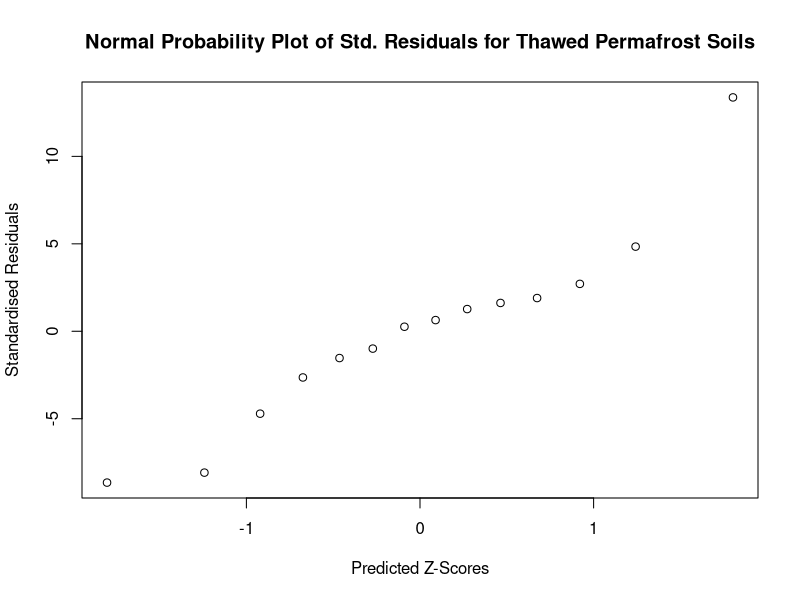
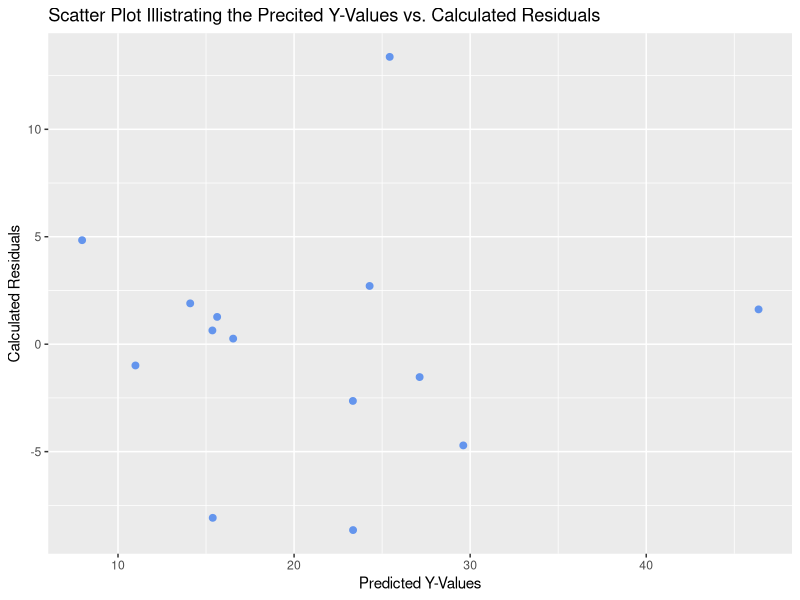
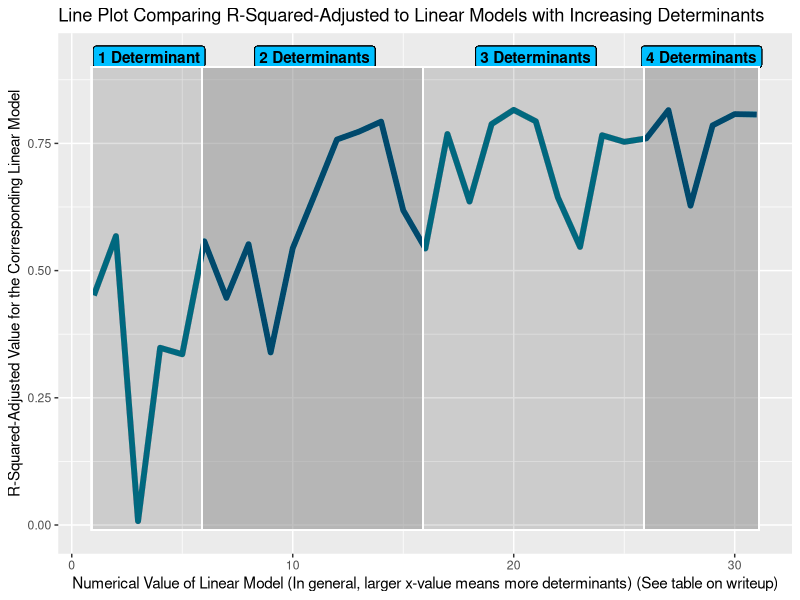
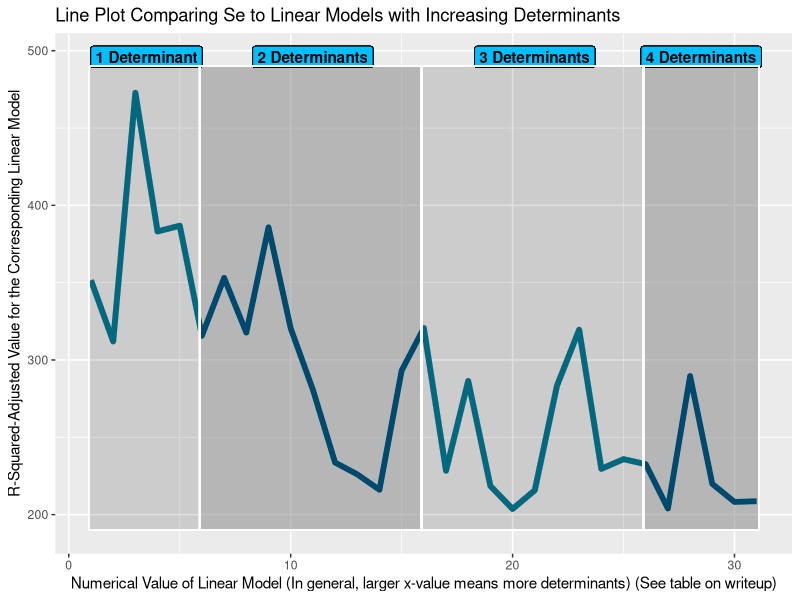
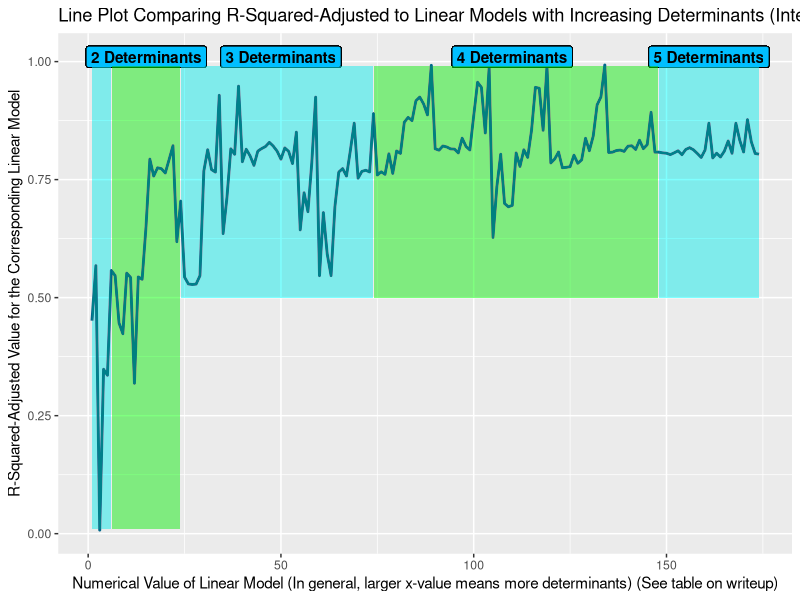
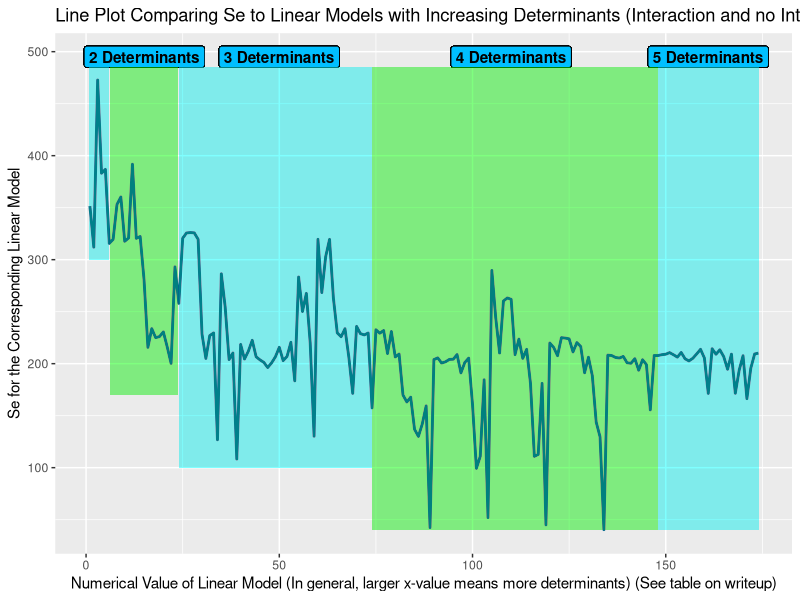
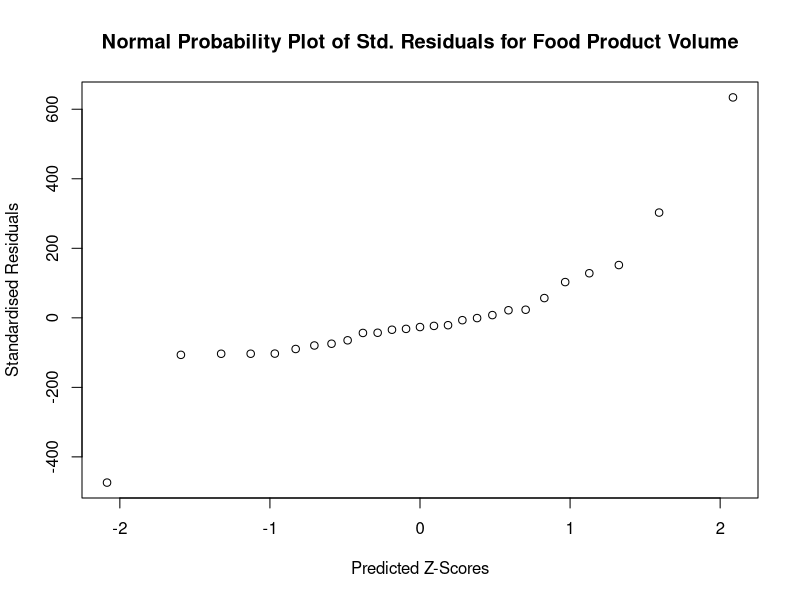
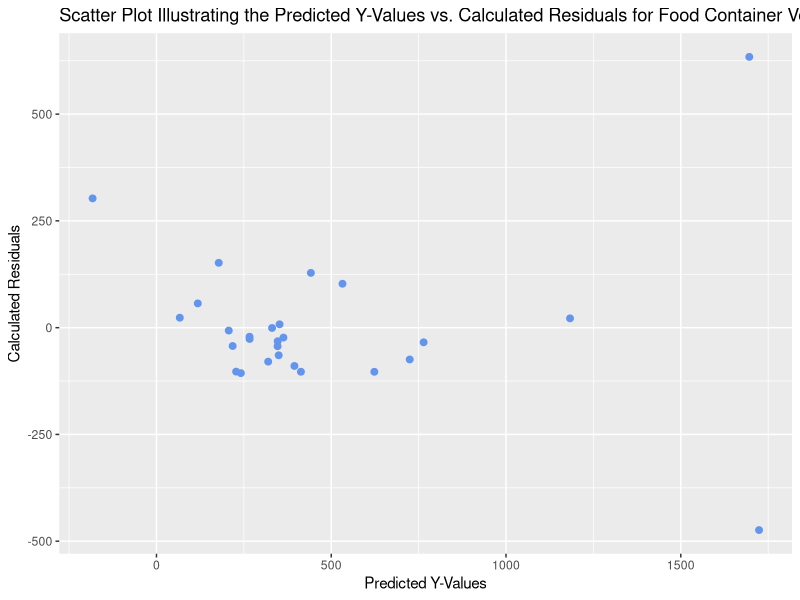

These charts were generated, in order, by the following R code:
library(ggplot2)
# --- Question 1 ---
# Setting up Data (Question 1)
mydata = data.frame(
  y=c(14.7,48,25.6,10,16,16.8,20.7,38.8,16.9, 27, 16, 24.9, 7.3, 12.8),
  x1=c(8.9,36.6,36.8, 6.1, 6.9, 6.9, 7.3, 8.4, 6.5, 8, 4.5, 9.9, 2.9, 2),
  x2=c(31.5,27,25.9,39.1, 39.2, 38.3, 33.9, 33.8, 27.9, 33.1, 26.3, 27.8, 34.6, 36.4),
  haty=c(23.35,46.38,27.13,10.99,14.1,16.54,23.34,25.43,15.63,24.29,15.36,29.61,15.38,7.96),
  resids=c(-8.65,1.62,-1.53,-.99, 1.9, .26, -2.64,13.37, 1.27, 2.71, 0.64, -4.71, -8.08, 4.84))
  
# Calculating SSResid
SSResid = sum((mydata$y - mydata$haty)^2)
print(SSResid)

# Calculating SSTot 
ybar = mean(mydata$y)
SSTot = sum((mydata$y - ybar)^2)
print(SSTot)

# Checks for F-Test
# Normal Probability Plot
qqnorm(mydata$resids, main= "Normal Probability Plot of Std. Residuals for Thawed Permafrost Soils", 
       xlab = "Predicted Z-Scores", ylab = "Standardised Residuals")


# Residual plot, 'E' Check
ggplot(mydata, aes(y=mydata$resids, x=mydata$haty)) +
  geom_point(size = 2, color = "cornflowerblue", ) +
  labs(title = "Scatter Plot Illistrating the Precited Y-Values vs. Calculated Residuals", 
       x = "Predicted Y-Values",
       y = "Calculated Residuals")

# --- Question 2 --- 
# Setting Up Data (Question 2)
mydata = data.frame(
  volume=c(125,135,175,285,330,90,120,520,330,570,340,175,240,240,360,310,635,1250,650,303,315,305,245,200,1205,2330,730),
  height=c(7.7,6.2,8.5,10.4,8,8.7,10.2,10.5,3.4,6.9,10.9,9.7,10.1,13,13,11,8.7,17.1,16.5,16.5,9.7,17.8,14,13.6,27.9,19.5,13.8),
  minwidth=c(1.8,2.7,2,2.6,3.15,1.8,1.5,3.8,5,4.75,2.8,2.1,2.2,2.6,2.6,2.9,5.1,10.2,3.5,1.2,1.7,1.75,1.7,1.2,1.2,7.5,4.25),
  maxwidth=c(2.5,2.9,2.15,2.9,3.2,2,1.6,4.8,5.8,5.9,2.9,2.45,2.6,2.6,2.7,3.1,5.1,10.2,3.5,2.7,3,2.7,2.5,2.4,4.4,7.5,4.25),
  elongation=c(1.5,1.07,1.98,1.79,1.25,2.17,3.19,1.09,0.29,0.59,1.88,1.98,1.94,2.5,2.41,1.77,.85,.84,2.36,3.06,1.62,3.3,2.8,2.83,3.17,1.3,1.62),
  material=c(0,0,0,0,1,0,0,1,1,1,2,1,0,0,0,0,3,3,0,0,0,0,0,0,1,2,2))

# Predicting volume from minimum width, maxiumum width, material, height, and elongation score
# This is gonna be a bunch of code, buckle in
# 1-Variable Base Models (5C1 = 5)
lm1 = summary(lm(mydata$volume ~ mydata$minwidth))
lm2 = summary(lm(mydata$volume ~ mydata$maxwidth))
lm3 = summary(lm(mydata$volume ~ mydata$elongation))
lm4 = summary(lm(mydata$volume ~ mydata$material))
lm5 = summary(lm(mydata$volume ~ mydata$height))
# 2-Varaiable Base Models (5C2 = 10)
lm6 = summary(lm(mydata$volume ~ (mydata$minwidth + mydata$maxwidth)))
lm7 = summary(lm(mydata$volume ~ (mydata$minwidth + mydata$material)))
lm8 = summary(lm(mydata$volume ~ (mydata$maxwidth + mydata$material)))
lm9 = summary(lm(mydata$volume ~ (mydata$elongation + mydata$material)))
lm10 = summary(lm(mydata$volume ~ (mydata$elongation + mydata$minwidth)))
lm11 = summary(lm(mydata$volume ~ (mydata$elongation + mydata$maxwidth)))
lm12 = summary(lm(mydata$volume ~ (mydata$height + mydata$maxwidth)))
lm13 = summary(lm(mydata$volume ~ (mydata$height + mydata$minwidth)))
lm14 = summary(lm(mydata$volume ~ (mydata$height + mydata$elongation)))
lm15 = summary(lm(mydata$volume ~ (mydata$height + mydata$material)))
# 2-Variable Interaction Models (2C2 = 1)
lm6i  = summary(lm(mydata$volume ~ (mydata$minwidth * mydata$maxwidth)))
lm7i  = summary(lm(mydata$volume ~ (mydata$minwidth * mydata$material)))
lm8i  = summary(lm(mydata$volume ~ (mydata$maxwidth * mydata$material)))
lm9i  = summary(lm(mydata$volume ~ (mydata$elongation * mydata$material)))
lm10i = summary(lm(mydata$volume ~ (mydata$elongation * mydata$minwidth)))
lm11i = summary(lm(mydata$volume ~ (mydata$elongation * mydata$maxwidth)))
lm12i = summary(lm(mydata$volume ~ (mydata$height * mydata$maxwidth)))
lm13i = summary(lm(mydata$volume ~ (mydata$height * mydata$minwidth)))
lm14i = summary(lm(mydata$volume ~ (mydata$height * mydata$elongation)))
lm15i = summary(lm(mydata$volume ~ (mydata$height * mydata$material))) #24
# 3-Variable Base Models (5C3= 10)
lm16 = summary(lm(mydata$volume ~ (mydata$minwidth + mydata$maxwidth + mydata$material)))
lm17 = summary(lm(mydata$volume ~ (mydata$minwidth + mydata$maxwidth + mydata$height)))
lm18 = summary(lm(mydata$volume ~ (mydata$minwidth + mydata$maxwidth + mydata$elongation)))
lm19 = summary(lm(mydata$volume ~ (mydata$elongation + mydata$height + mydata$material)))
lm20 = summary(lm(mydata$volume ~ (mydata$elongation + mydata$height + mydata$minwidth)))
lm21 = summary(lm(mydata$volume ~ (mydata$elongation + mydata$height + mydata$maxwidth)))
lm22 = summary(lm(mydata$volume ~ (mydata$elongation + mydata$material + mydata$maxwidth)))
lm23 = summary(lm(mydata$volume ~ (mydata$elongation + mydata$material + mydata$minwidth)))
lm24 = summary(lm(mydata$volume ~ (mydata$material + mydata$height + mydata$minwidth)))
lm25 = summary(lm(mydata$volume ~ (mydata$material + mydata$height + mydata$maxwidth)))
# 3-Variable Interaction Models (3C2 = 3)
lm16i   = summary(lm(mydata$volume ~ (mydata$minwidth * mydata$maxwidth + mydata$material)))
lm16ii  = summary(lm(mydata$volume ~ (mydata$minwidth + mydata$maxwidth * mydata$material)))
lm16iii = summary(lm(mydata$volume ~ (mydata$minwidth * mydata$material + mydata$maxwidth)))
lm16iiii= summary(lm(mydata$volume ~ (mydata$minwidth * mydata$material * mydata$maxwidth)))

lm17i   = summary(lm(mydata$volume ~ (mydata$minwidth * mydata$maxwidth + mydata$height)))
lm17ii  = summary(lm(mydata$volume ~ (mydata$minwidth + mydata$maxwidth * mydata$height)))
lm17iii = summary(lm(mydata$volume ~ (mydata$minwidth * mydata$height + mydata$maxwidth)))
lm17iiii= summary(lm(mydata$volume ~ (mydata$minwidth * mydata$height * mydata$maxwidth)))

lm18i   = summary(lm(mydata$volume ~ (mydata$minwidth * mydata$maxwidth + mydata$elongation)))
lm18ii  = summary(lm(mydata$volume ~ (mydata$minwidth + mydata$maxwidth * mydata$elongation)))
lm18iii = summary(lm(mydata$volume ~ (mydata$minwidth * mydata$elongation + mydata$maxwidth )))
lm18iiii= summary(lm(mydata$volume ~ (mydata$minwidth * mydata$elongation * mydata$maxwidth )))

lm19i   = summary(lm(mydata$volume ~ (mydata$elongation * mydata$height + mydata$material)))
lm19ii  = summary(lm(mydata$volume ~ (mydata$elongation + mydata$height * mydata$material)))
lm19iii = summary(lm(mydata$volume ~ (mydata$elongation * mydata$material + mydata$height)))
lm19iiii= summary(lm(mydata$volume ~ (mydata$elongation * mydata$material * mydata$height)))

lm20i   = summary(lm(mydata$volume ~ (mydata$elongation * mydata$height + mydata$minwidth)))
lm20ii  = summary(lm(mydata$volume ~ (mydata$elongation + mydata$height * mydata$minwidth)))
lm20iii = summary(lm(mydata$volume ~ (mydata$elongation * mydata$minwidth + mydata$height)))
lm20iiii= summary(lm(mydata$volume ~ (mydata$elongation * mydata$material * mydata$height)))

lm21i   = summary(lm(mydata$volume ~ (mydata$elongation * mydata$height + mydata$maxwidth)))
lm21ii  = summary(lm(mydata$volume ~ (mydata$elongation + mydata$height * mydata$maxwidth)))
lm21iii = summary(lm(mydata$volume ~ (mydata$elongation * mydata$maxwidth + mydata$height)))
lm21iiii= summary(lm(mydata$volume ~ (mydata$elongation * mydata$maxwidth * mydata$height)))

lm22i   = summary(lm(mydata$volume ~ (mydata$elongation * mydata$material + mydata$maxwidth)))
lm22ii  = summary(lm(mydata$volume ~ (mydata$elongation + mydata$material * mydata$maxwidth)))
lm22iii = summary(lm(mydata$volume ~ (mydata$elongation * mydata$maxwidth + mydata$material)))
lm22iiii = summary(lm(mydata$volume ~ (mydata$elongation * mydata$maxwidth * mydata$material)))

lm23i   = summary(lm(mydata$volume ~ (mydata$elongation * mydata$material + mydata$minwidth)))
lm23ii  = summary(lm(mydata$volume ~ (mydata$elongation + mydata$material * mydata$minwidth)))
lm23iii = summary(lm(mydata$volume ~ (mydata$elongation * mydata$minwidth + mydata$material )))
lm23iiii = summary(lm(mydata$volume ~ (mydata$elongation * mydata$minwidth * mydata$material )))

lm24i   = summary(lm(mydata$volume ~ (mydata$material * mydata$height + mydata$minwidth)))
lm24ii  = summary(lm(mydata$volume ~ (mydata$material + mydata$height * mydata$minwidth)))
lm24iii = summary(lm(mydata$volume ~ (mydata$material * mydata$minwidth + mydata$height)))
lm24iiii = summary(lm(mydata$volume ~ (mydata$material * mydata$minwidth * mydata$height)))

lm25i   = summary(lm(mydata$volume ~ (mydata$material * mydata$height + mydata$maxwidth)))
lm25ii  = summary(lm(mydata$volume ~ (mydata$material + mydata$height * mydata$maxwidth)))
lm25iii = summary(lm(mydata$volume ~ (mydata$material * mydata$maxwidth+ mydata$height)))
lm25iiii = summary(lm(mydata$volume ~ (mydata$material * mydata$maxwidth * mydata$height)))

# 4-Variable Base Models (5C4= 5)
lm26 = summary(lm(mydata$volume ~ (mydata$material + mydata$height + mydata$minwidth + mydata$maxwidth)))
lm27 = summary(lm(mydata$volume ~ (mydata$elongation + mydata$height + mydata$minwidth + mydata$maxwidth)))
lm28 = summary(lm(mydata$volume ~ (mydata$material + mydata$elongation + mydata$minwidth + mydata$maxwidth)))
lm29 = summary(lm(mydata$volume ~ (mydata$material + mydata$height + mydata$elongation + mydata$maxwidth)))
lm30 = summary(lm(mydata$volume ~ (mydata$material + mydata$height + mydata$elongation + mydata$minwidth)))
# 4-Variable Interaction Models (4C2 = 6) (Probabbly the largest set of models)
# lm26
lm26i    = summary(lm(mydata$volume ~ (mydata$material * mydata$height + mydata$minwidth + mydata$maxwidth))) # 1
lm26ii   = summary(lm(mydata$volume ~ (mydata$material + mydata$height * mydata$minwidth + mydata$maxwidth))) # 1
lm26iii  = summary(lm(mydata$volume ~ (mydata$material + mydata$height + mydata$minwidth * mydata$maxwidth))) # 1 
lm26iiii = summary(lm(mydata$volume ~ (mydata$material + mydata$height * mydata$maxwidth + mydata$minwidth))) # 1
lm26v    = summary(lm(mydata$volume ~ (mydata$material * mydata$maxwidth + mydata$height + mydata$minwidth))) # 1
lm26vi   = summary(lm(mydata$volume ~ (mydata$material * mydata$minwidth + mydata$height + mydata$maxwidth))) # 1
lm26vii  = summary(lm(mydata$volume ~ (mydata$material * mydata$height + mydata$minwidth * mydata$maxwidth))) # 2
lm26viii = summary(lm(mydata$volume ~ (mydata$material * mydata$maxwidth + mydata$height * mydata$minwidth))) # 2
lm26ix   = summary(lm(mydata$volume ~ (mydata$material * mydata$minwidth + mydata$height * mydata$maxwidth))) # 2
lm26x    = summary(lm(mydata$volume ~ (mydata$material * mydata$height * mydata$minwidth + mydata$maxwidth))) # 3
lm26xi   = summary(lm(mydata$volume ~ (mydata$material + mydata$height * mydata$minwidth * mydata$maxwidth))) # 3
lm26xii  = summary(lm(mydata$volume ~ (mydata$material * mydata$height * mydata$maxwidth + mydata$minwidth))) # 3
lm26xiii = summary(lm(mydata$volume ~ (mydata$material * mydata$minwidth * mydata$maxwidth + mydata$height))) # 3
lm26xiiii = summary(lm(mydata$volume ~ (mydata$material * mydata$minwidth * mydata$maxwidth * mydata$height)))# 4


# lm27
lm27i    = summary(lm(mydata$volume ~ (mydata$elongation * mydata$height + mydata$minwidth + mydata$maxwidth))) # 1
lm27ii   = summary(lm(mydata$volume ~ (mydata$elongation + mydata$height * mydata$minwidth + mydata$maxwidth))) # 1
lm27iii  = summary(lm(mydata$volume ~ (mydata$elongation + mydata$height + mydata$minwidth * mydata$maxwidth))) # 1
lm27iiii = summary(lm(mydata$volume ~ (mydata$elongation * mydata$minwidth + mydata$maxwidth + mydata$height))) # 1
lm27v    = summary(lm(mydata$volume ~ (mydata$elongation + mydata$minwidth + mydata$maxwidth * mydata$height))) # 1
lm27vi   = summary(lm(mydata$volume ~ (mydata$elongation * mydata$maxwidth + mydata$height + mydata$minwidth))) # 1
lm27vii  = summary(lm(mydata$volume ~ (mydata$elongation * mydata$height + mydata$minwidth * mydata$maxwidth))) # 2
lm27viii = summary(lm(mydata$volume ~ (mydata$elongation * mydata$minwidth + mydata$maxwidth * mydata$height))) # 2
lm27ix   = summary(lm(mydata$volume ~ (mydata$elongation * mydata$maxwidth + mydata$height * mydata$minwidth))) # 2
lm27x    = summary(lm(mydata$volume ~ (mydata$elongation * mydata$height * mydata$minwidth + mydata$maxwidth))) # 3
lm27xi   = summary(lm(mydata$volume ~ (mydata$elongation + mydata$height * mydata$minwidth * mydata$maxwidth))) # 3
lm27xii  = summary(lm(mydata$volume ~ (mydata$elongation * mydata$minwidth * mydata$maxwidth + mydata$height))) # 3
lm27xiii = summary(lm(mydata$volume ~ (mydata$elongation * mydata$height * mydata$maxwidth + mydata$minwidth))) # 3
lm27xiiii= summary(lm(mydata$volume ~ (mydata$elongation * mydata$height * mydata$minwidth * mydata$maxwidth))) # 4
# lm28
lm28i    = summary(lm(mydata$volume ~ (mydata$material * mydata$elongation + mydata$minwidth + mydata$maxwidth))) # 1
lm28ii   = summary(lm(mydata$volume ~ (mydata$material + mydata$elongation * mydata$minwidth + mydata$maxwidth))) # 1
lm28iii  = summary(lm(mydata$volume ~ (mydata$material + mydata$elongation + mydata$minwidth * mydata$maxwidth))) # 1
lm28iiii = summary(lm(mydata$volume ~ (mydata$material * mydata$minwidth + mydata$maxwidth + mydata$elongation))) # 1
lm28v    = summary(lm(mydata$volume ~ (mydata$material * mydata$maxwidth + mydata$elongation + mydata$minwidth))) # 1
lm28vi   = summary(lm(mydata$volume ~ (mydata$material + mydata$minwidth + mydata$maxwidth * mydata$elongation))) # 1
lm28vii  = summary(lm(mydata$volume ~ (mydata$material * mydata$elongation + mydata$minwidth * mydata$maxwidth))) # 2
lm28viii = summary(lm(mydata$volume ~ (mydata$material * mydata$minwidth + mydata$maxwidth * mydata$elongation))) # 2
lm28ix   = summary(lm(mydata$volume ~ (mydata$material * mydata$maxwidth + mydata$elongation * mydata$minwidth))) # 2
lm28x    = summary(lm(mydata$volume ~ (mydata$material * mydata$elongation * mydata$minwidth + mydata$maxwidth))) # 3
lm28xi   = summary(lm(mydata$volume ~ (mydata$material + mydata$elongation * mydata$minwidth * mydata$maxwidth))) # 3
lm28xii  = summary(lm(mydata$volume ~ (mydata$material * mydata$elongation * mydata$maxwidth + mydata$minwidth))) # 3
lm28xiii = summary(lm(mydata$volume ~ (mydata$material * mydata$elongation * mydata$minwidth + mydata$maxwidth))) # 3
lm28xiiii= summary(lm(mydata$volume ~ (mydata$material * mydata$elongation * mydata$minwidth * mydata$maxwidth))) # 4
# lm29
lm29i    = summary(lm(mydata$volume ~ (mydata$material * mydata$height + mydata$elongation + mydata$maxwidth))) # 1
lm29ii   = summary(lm(mydata$volume ~ (mydata$material + mydata$height * mydata$elongation + mydata$maxwidth))) # 1
lm29iii  = summary(lm(mydata$volume ~ (mydata$material + mydata$height + mydata$elongation * mydata$maxwidth))) # 1
lm29iiii = summary(lm(mydata$volume ~ (mydata$material * mydata$elongation + mydata$maxwidth + mydata$height))) # 1
lm29v    = summary(lm(mydata$volume ~ (mydata$material * mydata$maxwidth + mydata$height + mydata$elongation))) # 1
lm29vi   = summary(lm(mydata$volume ~ (mydata$material + mydata$height * mydata$maxwidth + mydata$elongation))) # 1
lm29vii  = summary(lm(mydata$volume ~ (mydata$material * mydata$height + mydata$elongation * mydata$maxwidth))) # 2
lm29viii = summary(lm(mydata$volume ~ (mydata$material * mydata$elongation + mydata$maxwidth * mydata$height))) # 2
lm29ix   = summary(lm(mydata$volume ~ (mydata$height * mydata$elongation + mydata$maxwidth * mydata$material))) # 2
lm29x    = summary(lm(mydata$volume ~ (mydata$material * mydata$height * mydata$elongation + mydata$maxwidth))) # 3
lm29xi   = summary(lm(mydata$volume ~ (mydata$material + mydata$height * mydata$elongation * mydata$maxwidth))) # 3
lm29xii  = summary(lm(mydata$volume ~ (mydata$material * mydata$height * mydata$maxwidth + mydata$elongation))) # 3
lm29xiii = summary(lm(mydata$volume ~ (mydata$material * mydata$elongation * mydata$maxwidth + mydata$height))) # 3
lm29xiiii= summary(lm(mydata$volume ~ (mydata$material * mydata$height * mydata$elongation * mydata$maxwidth))) # 4
# lm30
lm30i    = summary(lm(mydata$volume ~ (mydata$material * mydata$height + mydata$elongation + mydata$minwidth))) # 1 
lm30ii   = summary(lm(mydata$volume ~ (mydata$material + mydata$height * mydata$elongation + mydata$minwidth))) # 1 
lm30iii  = summary(lm(mydata$volume ~ (mydata$material + mydata$height + mydata$elongation * mydata$minwidth))) # 1 
lm30iiii = summary(lm(mydata$volume ~ (mydata$material * mydata$elongation + mydata$minwidth + mydata$height))) # 1 
lm30v    = summary(lm(mydata$volume ~ (mydata$material * mydata$minwidth + mydata$elongation + mydata$height))) # 1 
lm30vi   = summary(lm(mydata$volume ~ (mydata$minwidth * mydata$height + mydata$elongation + mydata$material))) # 1 
lm30vii  = summary(lm(mydata$volume ~ (mydata$material * mydata$height + mydata$elongation * mydata$minwidth))) # 2 
lm30viii = summary(lm(mydata$volume ~ (mydata$material * mydata$minwidth + mydata$height * mydata$elongation))) # 2 
lm30ix   = summary(lm(mydata$volume ~ (mydata$material * mydata$elongation + mydata$minwidth * mydata$height))) # 2 
lm30x    = summary(lm(mydata$volume ~ (mydata$material * mydata$height * mydata$elongation + mydata$minwidth))) # 3 
lm30xi   = summary(lm(mydata$volume ~ (mydata$material + mydata$height * mydata$elongation * mydata$minwidth))) # 3 
lm30xii  = summary(lm(mydata$volume ~ (mydata$material * mydata$height + mydata$elongation + mydata$minwidth))) # 3 
lm30xiii = summary(lm(mydata$volume ~ (mydata$material * mydata$height + mydata$elongation + mydata$minwidth))) # 4 
# 5-Variable Base Models (5C5= 1)
lm31    = summary(lm(mydata$volume ~ (mydata$material + mydata$height + mydata$elongation + mydata$minwidth + mydata$maxwidth)))

# 5-Variable Interaction Models
lm31i     = summary(lm(mydata$volume ~ (mydata$material * mydata$height + mydata$elongation + mydata$minwidth + mydata$maxwidth))) # 1 
lm31ii    = summary(lm(mydata$volume ~ (mydata$material + mydata$height * mydata$elongation + mydata$minwidth + mydata$maxwidth))) # 1
lm31iii   = summary(lm(mydata$volume ~ (mydata$material + mydata$height + mydata$elongation * mydata$minwidth + mydata$maxwidth))) # 1 
lm31iv    = summary(lm(mydata$volume ~ (mydata$material + mydata$height + mydata$elongation + mydata$minwidth * mydata$maxwidth))) # 1 
lm31v     = summary(lm(mydata$volume ~ (mydata$material * mydata$elongation + mydata$minwidth + mydata$maxwidth + mydata$height))) # 1 
lm31vi    = summary(lm(mydata$volume ~ (mydata$material * mydata$minwidth + mydata$height + mydata$elongation + mydata$maxwidth))) # 1 
lm31vii   = summary(lm(mydata$volume ~ (mydata$material * mydata$maxwidth + mydata$height + mydata$elongation + mydata$minwidth))) # 1 
lm31viii  = summary(lm(mydata$volume ~ (mydata$height * mydata$minwidth + mydata$elongation + mydata$maxwidth + mydata$material))) # 1 
lm31ix    = summary(lm(mydata$volume ~ (mydata$height * mydata$maxwidth + mydata$minwidth + mydata$elongation + mydata$material))) # 1 
lm31x     = summary(lm(mydata$volume ~ (mydata$elongation * mydata$maxwidth + mydata$height + mydata$minwidth + mydata$material))) # 1 
lm31xi    = summary(lm(mydata$volume ~ (mydata$material * mydata$height + mydata$elongation * mydata$minwidth + mydata$maxwidth))) # 2
lm31xii   = summary(lm(mydata$volume ~ (mydata$material * mydata$height + mydata$elongation + mydata$minwidth * mydata$maxwidth))) # 2
lm31xiii  = summary(lm(mydata$volume ~ (mydata$material * mydata$height + mydata$elongation * mydata$maxwidth + mydata$minwidth))) # 2
lm31xiv   = summary(lm(mydata$volume ~ (mydata$material * mydata$elongation + mydata$height * mydata$minwidth + mydata$maxwidth))) # 2
lm31xv    = summary(lm(mydata$volume ~ (mydata$material * mydata$elongation + mydata$height * mydata$maxwidth + mydata$minwidth))) # 2
lm31xvi   = summary(lm(mydata$volume ~ (mydata$material * mydata$elongation + mydata$maxwidth * mydata$minwidth + mydata$height))) # 2
lm31xvii  = summary(lm(mydata$volume ~ (mydata$material * mydata$minwidth + mydata$elongation * mydata$height + mydata$maxwidth))) # 2
lm31xviii = summary(lm(mydata$volume ~ (mydata$material * mydata$minwidth + mydata$elongation * mydata$maxwidth + mydata$height))) # 2
lm31xix   = summary(lm(mydata$volume ~ (mydata$material * mydata$minwidth + mydata$height * mydata$maxwidth + mydata$elongation))) # 2
lm31xx    = summary(lm(mydata$volume ~ (mydata$material * mydata$maxwidth + mydata$elongation * mydata$height + mydata$minwidth))) # 2
lm31xxi   = summary(lm(mydata$volume ~ (mydata$material * mydata$maxwidth + mydata$elongation * mydata$minwidth + mydata$height))) # 2
lm31xxii  = summary(lm(mydata$volume ~ (mydata$material * mydata$maxwidth + mydata$minwidth * mydata$height + mydata$elongation))) # 2
lm31xxiii = summary(lm(mydata$volume ~ (mydata$height * mydata$elongation + mydata$maxwidth * mydata$minwidth + mydata$material))) # 2
lm31xxiv  = summary(lm(mydata$volume ~ (mydata$height * mydata$maxwidth + mydata$elongation + mydata$minwidth + mydata$material))) # 2
lm31xxv   = summary(lm(mydata$volume ~ (mydata$height * mydata$minwidth + mydata$maxwidth * mydata$elongation + mydata$material))) # 2

# ================================================ MODELS AND GRAPHS FOR ALL NON-INTERACTIVE TERM MODELS ======================================#
# Regurgitating Values
# r.squared

r2list = c(lm1[["r.squared"]],  lm2[["r.squared"]],  lm3[["r.squared"]],  lm4[["r.squared"]],  lm5[["r.squared"]],  lm6[["r.squared"]],  lm7[["r.squared"]],  lm8[["r.squared"]],  lm9[["r.squared"]],  lm10[["r.squared"]], 
              lm11[["r.squared"]], lm12[["r.squared"]], lm13[["r.squared"]], lm14[["r.squared"]], lm15[["r.squared"]], lm16[["r.squared"]], lm17[["r.squared"]], lm18[["r.squared"]], lm19[["r.squared"]], lm20[["r.squared"]],
              lm21[["r.squared"]], lm22[["r.squared"]], lm23[["r.squared"]], lm24[["r.squared"]], lm25[["r.squared"]], lm26[["r.squared"]], lm27[["r.squared"]], lm28[["r.squared"]], lm29[["r.squared"]], lm30[["r.squared"]], lm31[["r.squared"]])
r2list

# adj.r.squared
r2adjlist = c(lm1[["adj.r.squared"]],  lm2[["adj.r.squared"]],  lm3[["adj.r.squared"]],  lm4[["adj.r.squared"]],  lm5[["adj.r.squared"]],  lm6[["adj.r.squared"]],  lm7[["adj.r.squared"]],  lm8[["adj.r.squared"]],  lm9[["adj.r.squared"]],  lm10[["adj.r.squared"]], 
              lm11[["adj.r.squared"]], lm12[["adj.r.squared"]], lm13[["adj.r.squared"]], lm14[["adj.r.squared"]], lm15[["adj.r.squared"]], lm16[["adj.r.squared"]], lm17[["adj.r.squared"]], lm18[["adj.r.squared"]], lm19[["adj.r.squared"]], lm20[["adj.r.squared"]],
              lm21[["adj.r.squared"]], lm22[["adj.r.squared"]], lm23[["adj.r.squared"]], lm24[["adj.r.squared"]], lm25[["adj.r.squared"]], lm26[["adj.r.squared"]], lm27[["adj.r.squared"]], lm28[["adj.r.squared"]], lm29[["adj.r.squared"]], lm30[["adj.r.squared"]], lm31[["adj.r.squared"]])


r2adjlist

# S_e 
selist = c(lm1[["sigma"]],  lm2[["sigma"]],  lm3[["sigma"]],  lm4[["sigma"]],  lm5[["sigma"]],  lm6[["sigma"]],  lm7[["sigma"]],  lm8[["sigma"]],  lm9[["sigma"]],  lm10[["sigma"]], 
              lm11[["sigma"]], lm12[["sigma"]], lm13[["sigma"]], lm14[["sigma"]], lm15[["sigma"]], lm16[["sigma"]], lm17[["sigma"]], lm18[["sigma"]], lm19[["sigma"]], lm20[["sigma"]],
              lm21[["sigma"]], lm22[["sigma"]], lm23[["sigma"]], lm24[["sigma"]], lm25[["sigma"]], lm26[["sigma"]], lm27[["sigma"]], lm28[["sigma"]], lm29[["sigma"]], lm30[["sigma"]], lm31[["sigma"]])

selist

# Maybe some graphing?
graphingData = data.frame(lm=c(1,2,3,4,5,6,7,8,9,10,11,12,13,14,15,16,17,18,19,20,21,22,23,24,25,26,27,28,29,30,31),
                          se=selist, r2=r2list, r2adj=r2adjlist)

ggplot(graphingData, aes(x=graphingData$lm)) + 
  geom_line(aes(y=graphingData$r2adj), color="deepskyblue4", size=2) +
  #geom_line(aes(y=graphingData$r2), color="slateblue2") +
  labs(title = "Line Plot Comparing R-Squared-Adjusted to Linear Models with Increasing Determinants", 
       x = "Numerical Value of Linear Model (In general, larger x-value means more determinants) (See table on writeup)",
       y = "R-Squared-Adjusted Value for the Corresponding Linear Model") +
  geom_label(aes(label = "1 Determinant",x = 3.5, y = 0.92), fontface = "bold", fill="deepskyblue1") +
  geom_label(aes(label = "2 Determinants",x = 11, y = 0.92), fontface = "bold", fill="deepskyblue1") +
  geom_label(aes(label = "3 Determinants",x = 21, y = 0.92), fontface = "bold", fill="deepskyblue1") +
  geom_label(aes(label = "4 Determinants",x = 28.5, y = 0.92), fontface = "bold", fill="deepskyblue1") +
  geom_rect(aes(xmin=0.9, xmax=5.9, ymax=0.9, ymin=-0.01), alpha = 0.005, size = 0.5, color = "white") +
  geom_rect(aes(xmin=5.9, xmax=15.9, ymax=0.9, ymin=-0.01), alpha = 0.006, size = 0.5, color = "white") +
  geom_rect(aes(xmin=15.9, xmax=25.9, ymax=0.9, ymin=-0.01), alpha = 0.005, size = 0.5, color = "white") +
  geom_rect(aes(xmin=25.9, xmax=31.1, ymax=0.9, ymin=-0.01), alpha = 0.006, size = 0.5, color = "white") 
  
ggplot(graphingData, aes(x=graphingData$lm)) + 
  geom_line(aes(y=graphingData$se), color="deepskyblue4", size=2) +
  #geom_line(aes(y=graphingData$r2), color="slateblue2") +
  labs(title = "Line Plot Comparing Se to Linear Models with Increasing Determinants", 
       x = "Numerical Value of Linear Model (In general, larger x-value means more determinants) (See table on writeup)",
       y = "R-Squared-Adjusted Value for the Corresponding Linear Model") +
  geom_label(aes(label = "1 Determinant",x = 3.5, y = 496), fontface = "bold", fill="deepskyblue1") +
  geom_label(aes(label = "2 Determinants",x = 11, y = 496), fontface = "bold", fill="deepskyblue1") +
  geom_label(aes(label = "3 Determinants",x = 21, y = 496), fontface = "bold", fill="deepskyblue1") +
  geom_label(aes(label = "4 Determinants",x = 28.5, y = 496), fontface = "bold", fill="deepskyblue1") +
  geom_rect(aes(xmin=0.9, xmax=5.9, ymax=490, ymin=190), alpha = 0.005, size = 0.5, color = "white") +
  geom_rect(aes(xmin=5.9, xmax=15.9, ymax=490, ymin=190), alpha = 0.006, size = 0.5, color = "white") +
  geom_rect(aes(xmin=15.9, xmax=25.9, ymax=490, ymin=190), alpha = 0.005, size = 0.5, color = "white") +
  geom_rect(aes(xmin=25.9, xmax=31.1, ymax=490, ymin=190), alpha = 0.006, size = 0.5, color = "white") 

  
# ================================== MODELS AND GRAPHS FOR ALL INTERACTIVE AND NON-INTERACTIVE TERM MODELS ======================================#
# First, finding values
r2list = c(lm1[["r.squared"]],  lm2[["r.squared"]],  lm3[["r.squared"]],  lm4[["r.squared"]],  lm5[["r.squared"]],  lm6[["r.squared"]],  
           lm6i[["r.squared"]], lm7[["r.squared"]],  lm7i[["r.squared"]],  lm8[["r.squared"]],  lm8i[["r.squared"]], lm9i[["r.squared"]],  
           lm10[["r.squared"]], lm10i[["r.squared"]], lm11[["r.squared"]], lm11i[["r.squared"]], lm12[["r.squared"]], lm12i[["r.squared"]], 
           lm13[["r.squared"]], lm13i[["r.squared"]], lm14[["r.squared"]], lm14i[["r.squared"]], lm15[["r.squared"]], lm15i[["r.squared"]], 
           lm16[["r.squared"]], lm16i[["r.squared"]], lm16ii[["r.squared"]], lm16iii[["r.squared"]], lm16iiii[["r.squared"]], 
           lm17[["r.squared"]], lm17i[["r.squared"]], lm17ii[["r.squared"]], lm17iii[["r.squared"]], lm17iiii[["r.squared"]],
           lm18[["r.squared"]], lm18i[["r.squared"]], lm18ii[["r.squared"]], lm18iii[["r.squared"]], lm18iiii[["r.squared"]],
           lm19[["r.squared"]], lm19i[["r.squared"]], lm19ii[["r.squared"]], lm19iii[["r.squared"]], lm19iiii[["r.squared"]],
           lm20[["r.squared"]], lm20i[["r.squared"]], lm20ii[["r.squared"]], lm20iii[["r.squared"]], lm20iiii[["r.squared"]],
           lm21[["r.squared"]], lm21i[["r.squared"]], lm21ii[["r.squared"]], lm21iii[["r.squared"]], lm21iiii[["r.squared"]],
           lm22[["r.squared"]], lm22i[["r.squared"]], lm22ii[["r.squared"]], lm22iii[["r.squared"]], lm22iiii[["r.squared"]],
           lm23[["r.squared"]], lm23i[["r.squared"]], lm23ii[["r.squared"]], lm23iii[["r.squared"]], lm23iiii[["r.squared"]],
           lm24[["r.squared"]], lm24i[["r.squared"]], lm24ii[["r.squared"]], lm24iii[["r.squared"]], lm24iiii[["r.squared"]],  
           lm25[["r.squared"]], lm25i[["r.squared"]], lm25ii[["r.squared"]], lm25iii[["r.squared"]], lm25iiii[["r.squared"]], 
           lm26[["r.squared"]], lm26i[["r.squared"]], lm26ii[["r.squared"]], lm26iii[["r.squared"]], lm26iiii[["r.squared"]], 
           lm26v[["r.squared"]],lm26vi[["r.squared"]],lm26vii[["r.squared"]],lm26viii[["r.squared"]],lm26ix[["r.squared"]],   
           lm26x[["r.squared"]],lm26xi[["r.squared"]],lm26xii[["r.squared"]],lm26xiii[["r.squared"]],lm26xiiii[["r.squared"]],     
           lm27[["r.squared"]], lm27i[["r.squared"]], lm27ii[["r.squared"]], lm27iii[["r.squared"]], lm27iiii[["r.squared"]], 
           lm27v[["r.squared"]],lm27vi[["r.squared"]],lm27vii[["r.squared"]],lm27viii[["r.squared"]],lm27ix[["r.squared"]],   
           lm27x[["r.squared"]],lm27xi[["r.squared"]],lm27xii[["r.squared"]],lm27xiii[["r.squared"]],lm27xiiii[["r.squared"]],  
           lm28[["r.squared"]], lm28i[["r.squared"]], lm28ii[["r.squared"]], lm28iii[["r.squared"]], lm28iiii[["r.squared"]], 
           lm28v[["r.squared"]],lm28vi[["r.squared"]],lm28vii[["r.squared"]],lm28viii[["r.squared"]],lm28ix[["r.squared"]],   
           lm28x[["r.squared"]],lm28xi[["r.squared"]],lm28xii[["r.squared"]],lm28xiii[["r.squared"]],lm28xiiii[["r.squared"]],
           lm29[["r.squared"]], lm29i[["r.squared"]], lm29ii[["r.squared"]], lm29iii[["r.squared"]], lm29iiii[["r.squared"]], 
           lm29v[["r.squared"]],lm29vi[["r.squared"]],lm29vii[["r.squared"]],lm29viii[["r.squared"]],lm29ix[["r.squared"]],   
           lm29x[["r.squared"]],lm29xi[["r.squared"]],lm29xii[["r.squared"]],lm29xiii[["r.squared"]],lm29xiiii[["r.squared"]],  
           lm30[["r.squared"]], lm30i[["r.squared"]], lm30ii[["r.squared"]], lm30iii[["r.squared"]], lm30iiii[["r.squared"]], 
           lm30v[["r.squared"]],lm30vi[["r.squared"]],lm30vii[["r.squared"]],lm30viii[["r.squared"]],lm30ix[["r.squared"]],   
           lm30x[["r.squared"]],lm30xi[["r.squared"]],lm30xii[["r.squared"]],lm30xiii[["r.squared"]],
           lm31[["r.squared"]], lm31i[["r.squared"]], lm31ii[["r.squared"]], lm31iii[["r.squared"]], lm31iv[["r.squared"]], 
           lm31v[["r.squared"]],lm31vi[["r.squared"]],lm31vii[["r.squared"]],lm31viii[["r.squared"]],lm31ix[["r.squared"]],   
           lm31x[["r.squared"]],lm31xi[["r.squared"]],lm31xii[["r.squared"]],lm31xiii[["r.squared"]],lm31xiv[["r.squared"]], 
           lm31xv[["r.squared"]],lm31xvi[["r.squared"]],lm31xvii[["r.squared"]],lm31xviii[["r.squared"]],lm31xix[["r.squared"]],
           lm31xx[["r.squared"]],lm31xxi[["r.squared"]],lm31xxii[["r.squared"]],lm31xxiii[["r.squared"]], lm31xxiv[["r.squared"]],
           lm31xxv[["r.squared"]])
r2list

# adj.r.squared
r2adjlist = c(lm1[["adj.r.squared"]],  lm2[["adj.r.squared"]],  lm3[["adj.r.squared"]],  lm4[["adj.r.squared"]],  lm5[["adj.r.squared"]],  lm6[["adj.r.squared"]],  
              lm6i[["adj.r.squared"]], lm7[["adj.r.squared"]],  lm7i[["adj.r.squared"]],  lm8[["adj.r.squared"]],  lm8i[["adj.r.squared"]], lm9i[["adj.r.squared"]],  
              lm10[["adj.r.squared"]], lm10i[["adj.r.squared"]], lm11[["adj.r.squared"]], lm11i[["adj.r.squared"]], lm12[["adj.r.squared"]], lm12i[["adj.r.squared"]], 
              lm13[["adj.r.squared"]], lm13i[["adj.r.squared"]], lm14[["adj.r.squared"]], lm14i[["adj.r.squared"]], lm15[["adj.r.squared"]], lm15i[["adj.r.squared"]], 
              lm16[["adj.r.squared"]], lm16i[["adj.r.squared"]], lm16ii[["adj.r.squared"]], lm16iii[["adj.r.squared"]], lm16iiii[["adj.r.squared"]], 
              lm17[["adj.r.squared"]], lm17i[["adj.r.squared"]], lm17ii[["adj.r.squared"]], lm17iii[["adj.r.squared"]], lm17iiii[["adj.r.squared"]],
              lm18[["adj.r.squared"]], lm18i[["adj.r.squared"]], lm18ii[["adj.r.squared"]], lm18iii[["adj.r.squared"]], lm18iiii[["adj.r.squared"]],
              lm19[["adj.r.squared"]], lm19i[["adj.r.squared"]], lm19ii[["adj.r.squared"]], lm19iii[["adj.r.squared"]], lm19iiii[["adj.r.squared"]],
              lm20[["adj.r.squared"]], lm20i[["adj.r.squared"]], lm20ii[["adj.r.squared"]], lm20iii[["adj.r.squared"]], lm20iiii[["adj.r.squared"]],
              lm21[["adj.r.squared"]], lm21i[["adj.r.squared"]], lm21ii[["adj.r.squared"]], lm21iii[["adj.r.squared"]], lm21iiii[["adj.r.squared"]],
              lm22[["adj.r.squared"]], lm22i[["adj.r.squared"]], lm22ii[["adj.r.squared"]], lm22iii[["adj.r.squared"]], lm22iiii[["adj.r.squared"]],
              lm23[["adj.r.squared"]], lm23i[["adj.r.squared"]], lm23ii[["adj.r.squared"]], lm23iii[["adj.r.squared"]], lm23iiii[["adj.r.squared"]],
              lm24[["adj.r.squared"]], lm24i[["adj.r.squared"]], lm24ii[["adj.r.squared"]], lm24iii[["adj.r.squared"]], lm24iiii[["adj.r.squared"]],  
              lm25[["adj.r.squared"]], lm25i[["adj.r.squared"]], lm25ii[["adj.r.squared"]], lm25iii[["adj.r.squared"]], lm25iiii[["adj.r.squared"]], 
              lm26[["adj.r.squared"]], lm26i[["adj.r.squared"]], lm26ii[["adj.r.squared"]], lm26iii[["adj.r.squared"]], lm26iiii[["adj.r.squared"]], 
              lm26v[["adj.r.squared"]],lm26vi[["adj.r.squared"]],lm26vii[["adj.r.squared"]],lm26viii[["adj.r.squared"]],lm26ix[["adj.r.squared"]],   
              lm26x[["adj.r.squared"]],lm26xi[["adj.r.squared"]],lm26xii[["adj.r.squared"]],lm26xiii[["adj.r.squared"]],lm26xiiii[["adj.r.squared"]],     
              lm27[["adj.r.squared"]], lm27i[["adj.r.squared"]], lm27ii[["adj.r.squared"]], lm27iii[["adj.r.squared"]], lm27iiii[["adj.r.squared"]], 
              lm27v[["adj.r.squared"]],lm27vi[["adj.r.squared"]],lm27vii[["adj.r.squared"]],lm27viii[["adj.r.squared"]],lm27ix[["adj.r.squared"]],   
              lm27x[["adj.r.squared"]],lm27xi[["adj.r.squared"]],lm27xii[["adj.r.squared"]],lm27xiii[["adj.r.squared"]],lm27xiiii[["adj.r.squared"]],  
              lm28[["adj.r.squared"]], lm28i[["adj.r.squared"]], lm28ii[["adj.r.squared"]], lm28iii[["adj.r.squared"]], lm28iiii[["adj.r.squared"]], 
              lm28v[["adj.r.squared"]],lm28vi[["adj.r.squared"]],lm28vii[["adj.r.squared"]],lm28viii[["adj.r.squared"]],lm28ix[["adj.r.squared"]],   
              lm28x[["adj.r.squared"]],lm28xi[["adj.r.squared"]],lm28xii[["adj.r.squared"]],lm28xiii[["adj.r.squared"]],lm28xiiii[["adj.r.squared"]],
              lm29[["adj.r.squared"]], lm29i[["adj.r.squared"]], lm29ii[["adj.r.squared"]], lm29iii[["adj.r.squared"]], lm29iiii[["adj.r.squared"]], 
              lm29v[["adj.r.squared"]],lm29vi[["adj.r.squared"]],lm29vii[["adj.r.squared"]],lm29viii[["adj.r.squared"]],lm29ix[["adj.r.squared"]],   
              lm29x[["adj.r.squared"]],lm29xi[["adj.r.squared"]],lm29xii[["adj.r.squared"]],lm29xiii[["adj.r.squared"]],lm29xiiii[["adj.r.squared"]],  
              lm30[["adj.r.squared"]], lm30i[["adj.r.squared"]], lm30ii[["adj.r.squared"]], lm30iii[["adj.r.squared"]], lm30iiii[["adj.r.squared"]], 
              lm30v[["adj.r.squared"]],lm30vi[["adj.r.squared"]],lm30vii[["adj.r.squared"]],lm30viii[["adj.r.squared"]],lm30ix[["adj.r.squared"]],   
              lm30x[["adj.r.squared"]],lm30xi[["adj.r.squared"]],lm30xii[["adj.r.squared"]],lm30xiii[["adj.r.squared"]],
              lm31[["adj.r.squared"]], lm31i[["adj.r.squared"]], lm31ii[["adj.r.squared"]], lm31iii[["adj.r.squared"]], lm31iv[["adj.r.squared"]], 
              lm31v[["adj.r.squared"]],lm31vi[["adj.r.squared"]],lm31vii[["adj.r.squared"]],lm31viii[["adj.r.squared"]],lm31ix[["adj.r.squared"]],   
              lm31x[["adj.r.squared"]],lm31xi[["adj.r.squared"]],lm31xii[["adj.r.squared"]],lm31xiii[["adj.r.squared"]],lm31xiv[["adj.r.squared"]], 
              lm31xv[["adj.r.squared"]],lm31xvi[["adj.r.squared"]],lm31xvii[["adj.r.squared"]],lm31xviii[["adj.r.squared"]],lm31xix[["adj.r.squared"]],
              lm31xx[["adj.r.squared"]],lm31xxi[["adj.r.squared"]],lm31xxii[["adj.r.squared"]],lm31xxiii[["adj.r.squared"]], lm31xxiv[["adj.r.squared"]],
              lm31xxv[["adj.r.squared"]])
r2adjlist

# S_e 
selist = c(lm1[["sigma"]],  lm2[["sigma"]],  lm3[["sigma"]],  lm4[["sigma"]],  lm5[["sigma"]],  lm6[["sigma"]],  
           lm6i[["sigma"]], lm7[["sigma"]],  lm7i[["sigma"]],  lm8[["sigma"]],  lm8i[["sigma"]], lm9i[["sigma"]],  
           lm10[["sigma"]], lm10i[["sigma"]], lm11[["sigma"]], lm11i[["sigma"]], lm12[["sigma"]], lm12i[["sigma"]], 
           lm13[["sigma"]], lm13i[["sigma"]], lm14[["sigma"]], lm14i[["sigma"]], lm15[["sigma"]], lm15i[["sigma"]], 
           lm16[["sigma"]], lm16i[["sigma"]], lm16ii[["sigma"]], lm16iii[["sigma"]], lm16iiii[["sigma"]], 
           lm17[["sigma"]], lm17i[["sigma"]], lm17ii[["sigma"]], lm17iii[["sigma"]], lm17iiii[["sigma"]],
           lm18[["sigma"]], lm18i[["sigma"]], lm18ii[["sigma"]], lm18iii[["sigma"]], lm18iiii[["sigma"]],
           lm19[["sigma"]], lm19i[["sigma"]], lm19ii[["sigma"]], lm19iii[["sigma"]], lm19iiii[["sigma"]],
           lm20[["sigma"]], lm20i[["sigma"]], lm20ii[["sigma"]], lm20iii[["sigma"]], lm20iiii[["sigma"]],
           lm21[["sigma"]], lm21i[["sigma"]], lm21ii[["sigma"]], lm21iii[["sigma"]], lm21iiii[["sigma"]],
           lm22[["sigma"]], lm22i[["sigma"]], lm22ii[["sigma"]], lm22iii[["sigma"]], lm22iiii[["sigma"]],
           lm23[["sigma"]], lm23i[["sigma"]], lm23ii[["sigma"]], lm23iii[["sigma"]], lm23iiii[["sigma"]],
           lm24[["sigma"]], lm24i[["sigma"]], lm24ii[["sigma"]], lm24iii[["sigma"]], lm24iiii[["sigma"]],  
           lm25[["sigma"]], lm25i[["sigma"]], lm25ii[["sigma"]], lm25iii[["sigma"]], lm25iiii[["sigma"]], 
           lm26[["sigma"]], lm26i[["sigma"]], lm26ii[["sigma"]], lm26iii[["sigma"]], lm26iiii[["sigma"]], 
           lm26v[["sigma"]],lm26vi[["sigma"]],lm26vii[["sigma"]],lm26viii[["sigma"]],lm26ix[["sigma"]],   
           lm26x[["sigma"]],lm26xi[["sigma"]],lm26xii[["sigma"]],lm26xiii[["sigma"]],lm26xiiii[["sigma"]],     
           lm27[["sigma"]], lm27i[["sigma"]], lm27ii[["sigma"]], lm27iii[["sigma"]], lm27iiii[["sigma"]], 
           lm27v[["sigma"]],lm27vi[["sigma"]],lm27vii[["sigma"]],lm27viii[["sigma"]],lm27ix[["sigma"]],   
           lm27x[["sigma"]],lm27xi[["sigma"]],lm27xii[["sigma"]],lm27xiii[["sigma"]],lm27xiiii[["sigma"]],  
           lm28[["sigma"]], lm28i[["sigma"]], lm28ii[["sigma"]], lm28iii[["sigma"]], lm28iiii[["sigma"]], 
           lm28v[["sigma"]],lm28vi[["sigma"]],lm28vii[["sigma"]],lm28viii[["sigma"]],lm28ix[["sigma"]],   
           lm28x[["sigma"]],lm28xi[["sigma"]],lm28xii[["sigma"]],lm28xiii[["sigma"]],lm28xiiii[["sigma"]],
           lm29[["sigma"]], lm29i[["sigma"]], lm29ii[["sigma"]], lm29iii[["sigma"]], lm29iiii[["sigma"]], 
           lm29v[["sigma"]],lm29vi[["sigma"]],lm29vii[["sigma"]],lm29viii[["sigma"]],lm29ix[["sigma"]],   
           lm29x[["sigma"]],lm29xi[["sigma"]],lm29xii[["sigma"]],lm29xiii[["sigma"]],lm29xiiii[["sigma"]],  
           lm30[["sigma"]], lm30i[["sigma"]], lm30ii[["sigma"]], lm30iii[["sigma"]], lm30iiii[["sigma"]], 
           lm30v[["sigma"]],lm30vi[["sigma"]],lm30vii[["sigma"]],lm30viii[["sigma"]],lm30ix[["sigma"]],   
           lm30x[["sigma"]],lm30xi[["sigma"]],lm30xii[["sigma"]],lm30xiii[["sigma"]],
           lm31[["sigma"]], lm31i[["sigma"]], lm31ii[["sigma"]], lm31iii[["sigma"]], lm31iv[["sigma"]], 
           lm31v[["sigma"]],lm31vi[["sigma"]],lm31vii[["sigma"]],lm31viii[["sigma"]],lm31ix[["sigma"]],   
           lm31x[["sigma"]],lm31xi[["sigma"]],lm31xii[["sigma"]],lm31xiii[["sigma"]],lm31xiv[["sigma"]], 
           lm31xv[["sigma"]],lm31xvi[["sigma"]],lm31xvii[["sigma"]],lm31xviii[["sigma"]],lm31xix[["sigma"]],
           lm31xx[["sigma"]],lm31xxi[["sigma"]],lm31xxii[["sigma"]],lm31xxiii[["sigma"]], lm31xxiv[["sigma"]],
           lm31xxv[["sigma"]]) #174
selist

mean(selist)
mean(r2adjlist)

graphingData = data.frame(lm=seq(1, 174),
                          se=selist, r2=r2list, r2adj=r2adjlist)

ggplot(graphingData, aes(x=graphingData$lm)) + 
  geom_line(aes(y=graphingData$r2adj), color="deepskyblue4", size=1) +
  #geom_line(aes(y=graphingData$r2), color="slateblue2") +
  labs(title = "Line Plot Comparing R-Squared-Adjusted to Linear Models with Increasing Determinants (Interaction and no Interaction Terms)", 
       x = "Numerical Value of Linear Model (In general, larger x-value means more determinants) (See table on writeup)",
       y = "R-Squared-Adjusted Value for the Corresponding Linear Model") +
  #geom_label(aes(label = "1 Determinant",x = 3.5, y = 0.92), fontface = "bold", fill="deepskyblue1") +
  geom_label(aes(label = "2 Determinants",x = 15.1, y = 1.01), fontface = "bold", fill="deepskyblue1") +
  geom_label(aes(label = "3 Determinants",x = 50, y = 1.01), fontface = "bold", fill="deepskyblue1") +
  geom_label(aes(label = "4 Determinants",x = 110, y = 1.01), fontface = "bold", fill="deepskyblue1") +
  geom_label(aes(label = "5 Determinants",x = 161, y = 1.01), fontface = "bold", fill="deepskyblue1") +
  geom_rect(aes(xmin=0.9, xmax=5.9, ymax=0.99, ymin=0.01), alpha = 0.003, fill = "cyan") +
  geom_rect(aes(xmin=6.1, xmax=23.9, ymax=0.99, ymin=0.01), alpha = 0.003,  fill = "darkseagreen1") +
  geom_rect(aes(xmin=24.1, xmax=73.9, ymax=0.99, ymin=0.5), alpha = 0.003,  fill = "cyan") +
  geom_rect(aes(xmin=74.1, xmax=147.9, ymax=0.99, ymin=0.5), alpha = 0.003,  fill = "darkseagreen1") +
  geom_rect(aes(xmin=148.1, xmax=174, ymax=0.99, ymin=0.5), alpha = 0.003,  fill = "cyan") 





ggplot(graphingData, aes(x=graphingData$lm)) + 
  geom_line(aes(y=graphingData$se), color="deepskyblue4", size=1) +
  #geom_line(aes(y=graphingData$r2), color="slateblue2") +
  labs(title = "Line Plot Comparing Se to Linear Models with Increasing Determinants (Interaction and no Interaction Terms)", 
       x = "Numerical Value of Linear Model (In general, larger x-value means more determinants) (See table on writeup)",
       y = "Se for the Corresponding Linear Model") +
  geom_label(aes(label = "2 Determinants",x = 15.1, y = 495), fontface = "bold", fill="deepskyblue1") +
  geom_label(aes(label = "3 Determinants",x = 50, y = 495), fontface = "bold", fill="deepskyblue1") +
  geom_label(aes(label = "4 Determinants",x = 110, y = 495), fontface = "bold", fill="deepskyblue1") +
  geom_label(aes(label = "5 Determinants",x = 161, y = 495), fontface = "bold", fill="deepskyblue1") +
  geom_rect(aes(xmin=0.7, xmax=5.9, ymax=485, ymin=300), alpha = 0.003, fill = "cyan") +
  geom_rect(aes(xmin=6.1, xmax=23.9, ymax=485, ymin=170), alpha = 0.003, fill = "darkseagreen1") +
  geom_rect(aes(xmin=24.1, xmax=73.9, ymax=485, ymin=100), alpha = 0.003, fill = "cyan") +
  geom_rect(aes(xmin=74.1, xmax=147.9, ymax=485, ymin=40), alpha = 0.003, fill = "darkseagreen1") +
  geom_rect(aes(xmin=148.1, xmax=174.1, ymax=485, ymin=40), alpha = 0.003, fill = "cyan") 


# ========================== CREATING GRAPHS FOR F* / MODEL UTILITY TEST ==================================
lm20ii  = lm(mydata$volume ~ (mydata$elongation + mydata$height * mydata$minwidth))
haty = -(lm20ii$residuals - mydata$volume)

# Checks for F-Test
# Normal Probability Plot
qqnorm(lm20ii$residuals, main= "Normal Probability Plot of Std. Residuals for Food Product Volume", 
       xlab = "Predicted Z-Scores", ylab = "Standardised Residuals")



# Residual plot, 'E' Check
ggplot(lm20ii, aes(y=lm20ii$residuals, x=haty)) +
  geom_point(size = 2, color = "cornflowerblue", ) +
  labs(title = "Scatter Plot Illustrating the Predicted Y-Values vs. Calculated Residuals for Food Container Volume", 
       x = "Predicted Y-Values",
       y = "Calculated Residuals")
